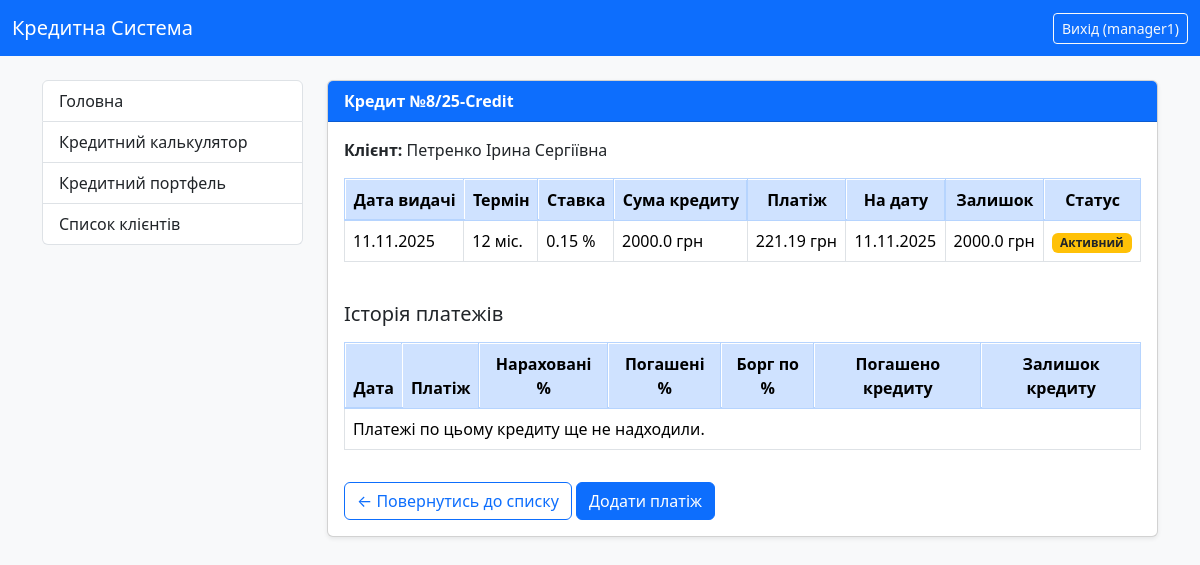
Before: /credit/8/ (signed in) with the older database file.
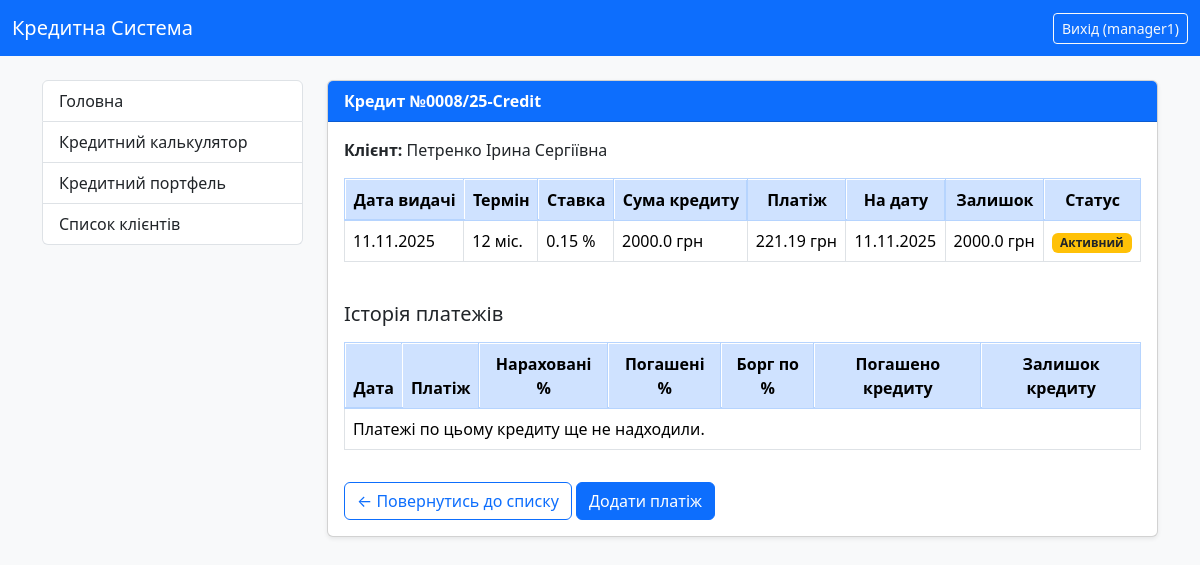
After: the same page with the newer database file.
### credit_system/models.py (models this page shows, shortened)
class Credit(models.Model):
    user = models.ForeignKey(CustomUser, on_delete=models.CASCADE, related_name='credits', verbose_name="Користувач")
    number = models.CharField(max_length=100, verbose_name="Номер кредиту", blank=True)
    number1 = models.IntegerField(verbose_name="Порядковий номер", null=True, blank=True)
    number2 = models.IntegerField(verbose_name="Рік видачі", null=True, blank=True)
    number3 = models.CharField(max_length=20, verbose_name="Постфікс/Підрозділ", blank=True)
    summa_credit = models.FloatField(verbose_name="Сума кредиту")
    percent = models.FloatField(verbose_name="Добова відсоткова ставка (%)")
    start_date = models.DateField(verbose_name="Дата видачі")
    srok_months = models.IntegerField(verbose_name="Термін кредиту (місяці)")
    day_of_pay = models.IntegerField(default=15, verbose_name="Плановий день оплати")
    purpose = models.CharField(max_length=255, verbose_name="Ціль кредиту", blank=True)
    note = models.TextField(verbose_name="Примітка", blank=True)
    ostatok = models.FloatField(verbose_name="Залишок кредиту")
    closed = models.BooleanField(default=False, verbose_name="Кредит закрит")
    last_pay_date = models.DateField(null=True, blank=True, verbose_name="Дата останнього платежу")
    dolg_percent = models.FloatField(default=0, verbose_name="Борг по оплаті %")
    plan_pay = models.FloatField(verbose_name="Плановий платіж", blank=True)
    class Meta:
        verbose_name = "Кредит"
        verbose_name_plural = "Кредити"
        unique_together = ('number1', 'number2')

class CustomUser(AbstractUser):
    ROLE_CHOICES = (
        ('admin', 'Адмін'),
        ('manager', 'Менеджер'),
        ('client', 'Клієнт'),
    )
    role = models.CharField(
        max_length=10,
        choices=ROLE_CHOICES,
        default='client',
        verbose_name="Роль користувача"
    )
    middle_name = models.CharField(max_length=100, verbose_name="По батькові", blank=True)
    IPN = models.CharField(
        max_length=10,
        unique=True,
        verbose_name="ІПН",
        validators=[numeric_validator],
        null=True,
        blank=True
    )
    phone_number = models.CharField(max_length=20, verbose_name="Номер телефону", blank=True)
    address = models.CharField(max_length=255, verbose_name="Адреса", blank=True)
    date_of_birth = models.DateField(verbose_name="Дата народження", null=True, blank=True)
    SEX_CHOICES = (
        ('m', 'Чоловіча'),  # Значення в базі: 'm', Зображається: 'Чоловіча'
        ('w', 'Жіноча'),  # Значення в базі: 'w', Зображається: 'Жіноча'
    )
    sex = models.CharField(
        max_length=1,
        choices=SEX_CHOICES,
        default='m',
        verbose_name="Стать",
        blank=True,
        null=True
    )
    address_registration = models.CharField(max_length=255, verbose_name="Адреса прописки", blank=True)
    address_residential = models.CharField(max_length=255, verbose_name="Адреса проживання", blank=True)
    place_of_birth = models.CharField(max_length=255, verbose_name="Місце народження", blank=True)
    passport_series = models.CharField(max_length=2, verbose_name="Серія паспорту", blank=True)
    passport_number = models.CharField(max_length=10, verbose_name="Номер паспорту", blank=True)
    passport_vidan = models.CharField(max_length=255, verbose_name="Орган що видав паспорт", blank=True)
    passport_date = models.DateField(verbose_name="Дата видачі паспорта", null=True, blank=True)
    work_place = models.CharField(max_length=100, verbose_name="Місце роботи", blank=True)
    position = models.CharField(max_length=100, verbose_name="Посада", blank=True)
    notes = models.CharField(max_length=255, verbose_name="Нотатки", blank=True)
    def __str__(self):
        full_name = f"{self.last_name} {self.first_name} {self.middle_name}".strip()
        return full_name or self.username
    @property
    def is_manager(self):
        return self.role == 'manager' or self.is_superuser
    class Meta:
        verbose_name = "Користувач"
        verbose_name_plural = "Користувачі"

### credit_system/views.py (the view)
# urls.py: path('credit/<int:pk>/', views.CreditDetailView.as_view(), name='credit_detail'),
class CreditDetailView(LoginRequiredMixin, DetailView):
    model = Credit
    template_name = 'credit_system/credit_detail.html'
    context_object_name = 'credit'
    def get_context_data(self, **kwargs):
        context = super().get_context_data(**kwargs)
        current_credit = context['credit']
        queryset = Payment.objects.filter(credit=current_credit).order_by('date_pay')
        if not (self.request.user.is_superuser or self.request.user.is_manager):
            queryset = queryset.filter(credit__user=self.request.user)
        context['payments'] = queryset
        return context

### credit_system/templates/credit_system/credit_detail.html (shortened to what the changed rows need)
{% extends "credit_system/base.html" %}
{% block content %}
{% load static %}
    <div class="card shadow-sm">
        <div class="card-header bg-primary text-white">
            <strong>Кредит №{{ credit.number }}</strong>
        </div>
        <div class="card-body">
            <p><strong>Клієнт:</strong> {{ credit.user }}</p>
            <div class="table-responsive mb-4">
                <table class="table table-bordered table-hover">
                    <thead class="table-primary text-center">
                        <tr>
                            <th>Дата видачі</th>
                            <th>Термін</th>
                            <th>Ставка</th>
                            <th>Сума кредиту</th>
                            <th>Платіж</th>
                            <th>На дату</th>
                            <th>Залишок</th>
                            <th>Статус</th>
                        </tr>
                    </thead>
                    <tbody>
                        <tr>
                            <td>{{ credit.start_date|date:"d.m.Y" }}</td>
                            <td>{{ credit.srok_months }} міс.</td>
                            <td>{{ credit.percent }} %</td>
                            <td>{{ credit.summa_credit }} грн</td>
                            <td>{{ credit.plan_pay }} грн</td>
                            <td>{{ credit.last_pay_date|date:"d.m.Y" }}</td>
                            <td>{{ credit.ostatok }} грн</td>
                            <td>
                            {% if credit.closed %}
                                <span class="badge bg-success">Закритий</span>
                            {% else %}
                                <span class="badge bg-warning text-dark">Активний</span>
                            {% endif %}
                            </td>
                        </tr>
                    </tbody>
                </table>
            </div>
            <h5 class="mb-3">Історія платежів</h5>
            <div class="table-responsive" style="max-height: 300px; overflow-y: auto; position: relative;">
                <table class="table table-bordered table-hover">
                    <thead class="table-primary text-center">
                        <tr>
                            <th>Дата</th>
                            <th>Платіж</th>
                            <th>Нараховані %</th>
                            <th>Погашені %</th>
                            <th>Борг по %</th>
                            <th>Погашено кредиту</th>
                            <th>Залишок кредиту</th>
                        </tr>
                    </thead>
                </table>
            </div>
            {% if user.is_superuser or user.is_manager %}
                <a href="{% url 'all_credits_list' %}" class="btn btn-outline-primary mt-3">← Повернутись до списку</a>
                <a href="{% url 'add_payment' credit.pk %}" class="btn btn-primary mt-3">Додати платіж</a>
            {% elif user.is_client %}
                <a href="{% url 'user_credits_list' %}" class="btn btn-outline-primary mt-3">← Повернутись до списку</a>
            {% endif %}
        </div>
    </div>
{% endblock %}

Changed rows visible on the page:
changed Credit "Петренко Ірина Сергіївна": number "8/25-Credit" → "0008/25-Credit"
